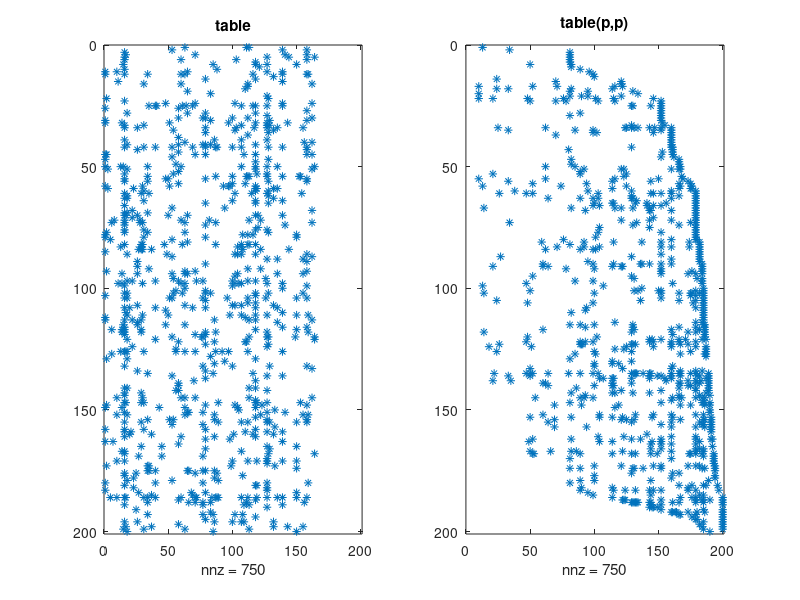

Here is the MATLAB script that generated this plot:
%% primo esempio
clc
close all
clear
table = csvread('data.csv');
subplot(1,2,1),spy(table),title('table')
p = symrcm(table);
R = table(p,p);
subplot(1,2,2),spy(R),title('table(p,p)')

[i,j] = find(table);
bw = max(i-j) + 1;


[i,j] = find(R);
bw_rcm = max(i-j) + 1;

fprintf(' %d-bandwidth original table \n',bw);
fprintf(' %d-bandwidth band table\n',bw_rcm);
%% secondo test con matrice complete
close all
clc 
clear
table = csvread('data_complete.csv');
subplot(1,2,1),spy(table),title('table')
p = symrcm(table);
R = table(p,p);
subplot(1,2,2),spy(R),title('table(p,p)')

[i,j] = find(table);
bw = max(i-j) + 1;


[i,j] = find(R);
bw_rcm = max(i-j) + 1;

fprintf(' %d-bandwidth original table \n',bw);
fprintf(' %d-bandwidth band table\n',bw_rcm);
